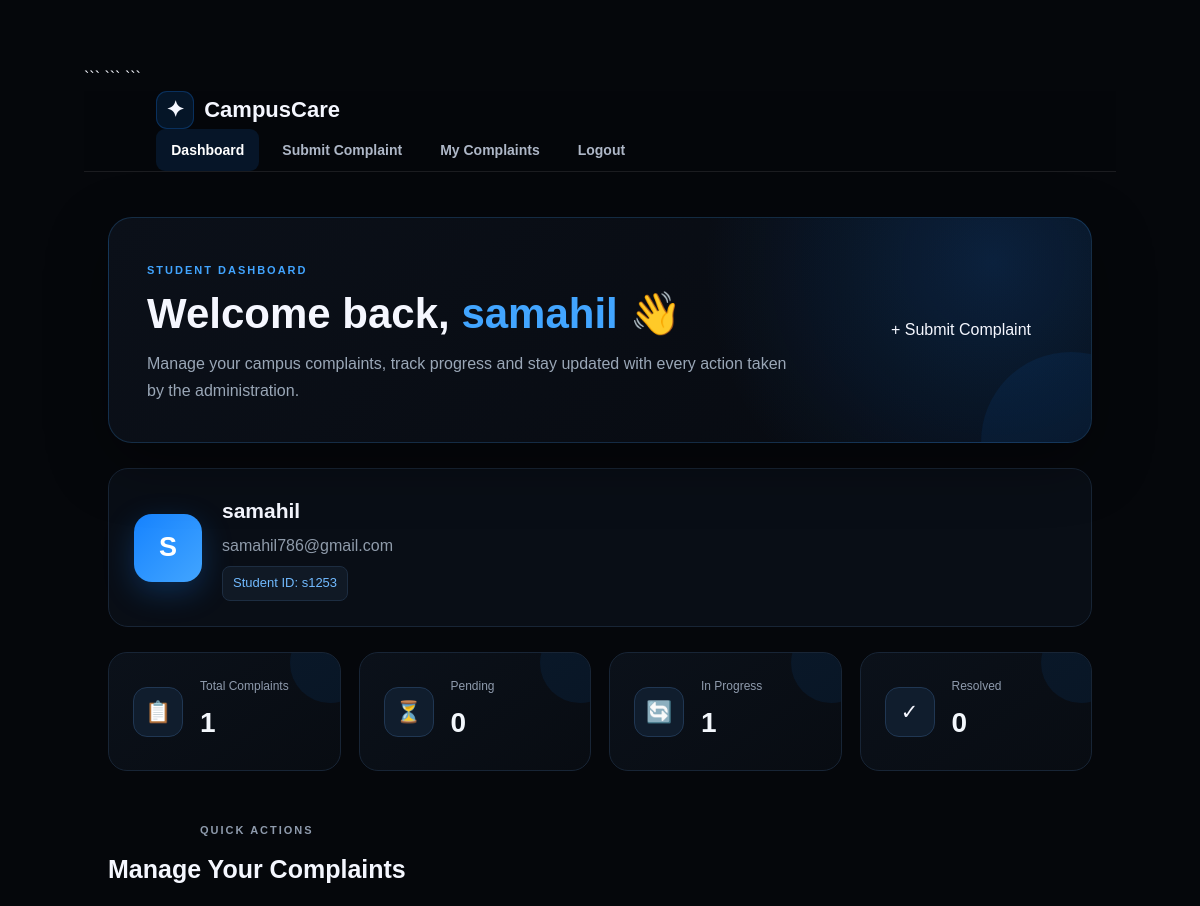
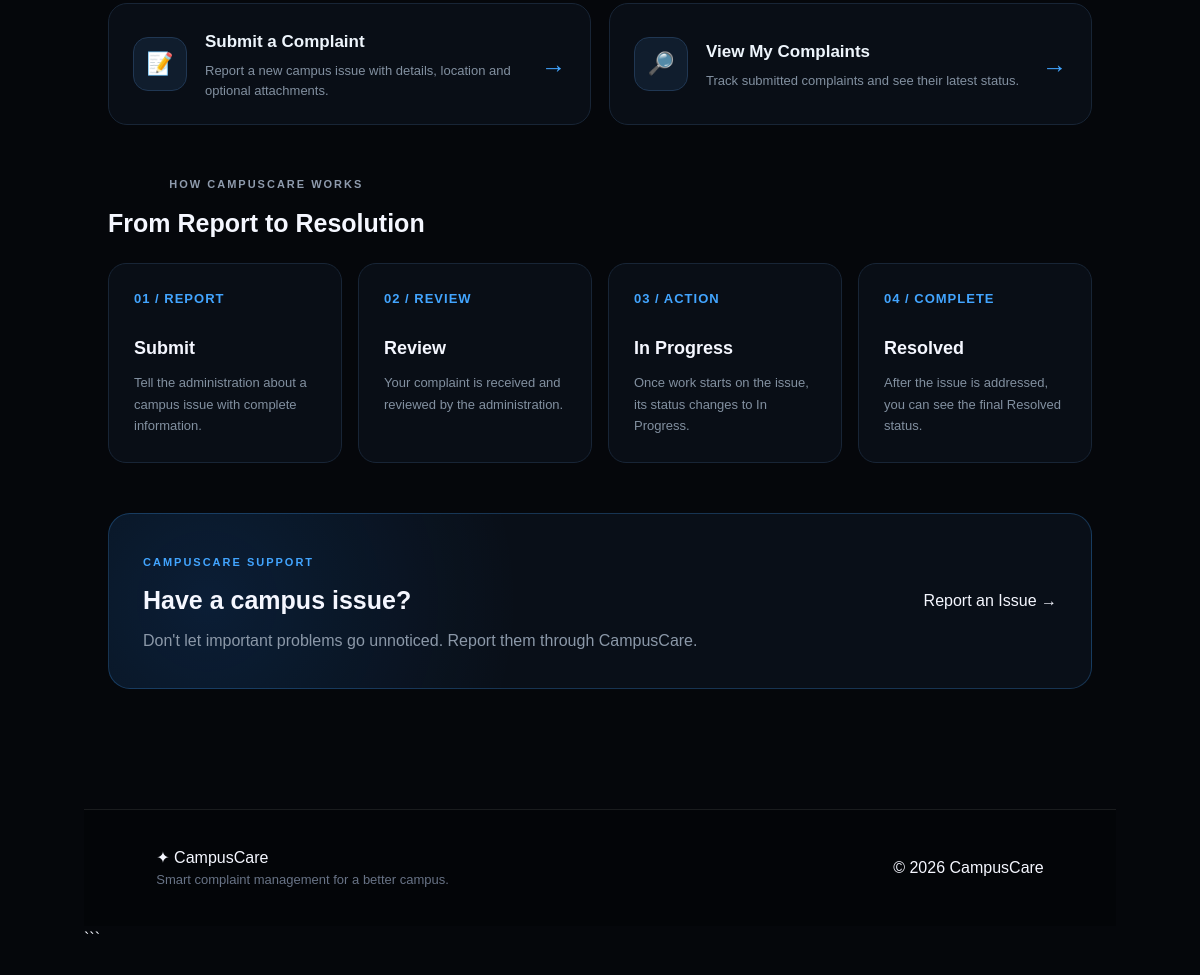
/dashboard (signed in), run on the app's committed database (2 pictures, top to bottom).
### tables this page shows
CREATE TABLE users (
            id INTEGER PRIMARY KEY AUTOINCREMENT,
            name TEXT NOT NULL,
            student_id TEXT,
            email TEXT UNIQUE NOT NULL,
            password TEXT NOT NULL
        );

### app.py (the view, shortened to what this page needs)
@app.route("/dashboard")
def dashboard():
    if "user_id" not in session:
        return redirect(url_for("login"))
    conn = get_db_connection()
    user = conn.execute(
        """
        SELECT
            id,
            name,
            student_id,
            email
        FROM users
        WHERE id = ?
        """,
        (session["user_id"],)
    ).fetchone()
    complaints = conn.execute(
        """
        SELECT status
        FROM complaints
        WHERE user_id = ?
        """,
        (session["user_id"],)
    ).fetchall()
    conn.close()
    total_complaints = len(complaints)
    pending_complaints = sum(
        1
        for complaint in complaints
        if complaint["status"] == "Pending"
    )
    in_progress_complaints = sum(
        1
        for complaint in complaints
        if complaint["status"] == "In Progress"
    )
    resolved_complaints = sum(
        1
        for complaint in complaints
        if complaint["status"] == "Resolved"
    )
    return render_template(
        "dashboard.html",
        user=user,
        total_complaints=total_complaints,
        pending_complaints=pending_complaints,
        in_progress_complaints=in_progress_complaints,
        resolved_complaints=resolved_complaints
    )

### app.py (called while the page is built)
def get_db_connection():
    conn = sqlite3.connect(DATABASE)
    conn.row_factory = sqlite3.Row
    return conn

### templates/dashboard.html (shortened to what this page needs)
<!DOCTYPE html>
<html lang="en">
<head>
<link rel="stylesheet" href="{{ url_for('static', filename='style.css') }}">
```
</head>
<body class="dashboard-page">
```
<nav class="navbar">
    <div class="nav-container">
        <a href="{{ url_for('home') }}" class="logo">
            <span class="logo-icon">✦</span>
            CampusCare
        </a>
        <div class="nav-links">
            <a href="{{ url_for('dashboard') }}" class="active">
                Dashboard
            </a>
            <a href="{{ url_for('submit_complaint') }}">
                Submit Complaint
            </a>
            <a href="{{ url_for('my_complaints') }}">
                My Complaints
            </a>
            <a href="{{ url_for('logout') }}" class="nav-logout">
                Logout
            </a>
        </div>
    </div>
</nav>
<main class="dashboard-container">
    <section class="dashboard-welcome">
        <div class="welcome-content">
            <p class="section-label">
                STUDENT DASHBOARD
            </p>
            <h1>
                Welcome back,
                <span>{{ user.name }}</span> 👋
            </h1>
            <p>
                Manage your campus complaints, track progress and
                stay updated with every action taken by the administration.
            </p>
        </div>
        <a href="{{ url_for('submit_complaint') }}"
           class="btn btn-primary welcome-button">
            + Submit Complaint
        </a>
    </section>
    <section class="student-info-card">
        <div class="student-avatar">
            {{ user.name[0]|upper }}
        </div>
        <div class="student-info">
            <h2>{{ user.name }}</h2>
            <p>{{ user.email }}</p>
            {% if user.student_id %}
                <span class="student-id">
                    Student ID: {{ user.student_id }}
                </span>
            {% endif %}
        </div>
    </section>
    <section class="dashboard-stats">
        <div class="stat-card">
            <div class="stat-icon">📋</div>
            <div>
                <span class="stat-label">
                    Total Complaints
                </span>
                <h2>
                    {{ total_complaints }}
                </h2>
            </div>
        </div>
        <div class="stat-card">
            <div class="stat-icon">⏳</div>
            <div>
                <span class="stat-label">
                    Pending
                </span>
                <h2>
                    {{ pending_complaints }}
                </h2>
            </div>
        </div>
        <div class="stat-card">
            <div class="stat-icon">🔄</div>
            <div>
                <span class="stat-label">
                    In Progress
                </span>
                <h2>
                    {{ in_progress_complaints }}
                </h2>
            </div>
        </div>
        <div class="stat-card">
            <div class="stat-icon">✓</div>
            <div>
                <span class="stat-label">
                    Resolved
                </span>
                <h2>
                    {{ resolved_complaints }}
                </h2>
            </div>
        </div>
    </section>
    <section class="dashboard-section">
        <div class="section-heading">
            <div>
                <p class="section-label">
                    QUICK ACTIONS
                </p>
                <h2>
                    Manage Your Complaints
                </h2>
            </div>
        </div>
        <div class="quick-actions">
            <a href="{{ url_for('submit_complaint') }}"
               class="action-card">
                <div class="action-icon">
                    📝
                </div>
                <div>
                    <h3>
                        Submit a Complaint
                    </h3>
                    <p>
                        Report a new campus issue with details,
                        location and optional attachments.
                    </p>
                </div>
                <span class="action-arrow">
                    →
                </span>
            </a>
            <a href="{{ url_for('my_complaints') }}"
               class="action-card">
                <div class="action-icon">
                    🔎
                </div>
                <div>
                    <h3>
                        View My Complaints
                    </h3>
                    <p>
                        Track submitted complaints and see their
                        latest status.
                    </p>
                </div>
                <span class="action-arrow">
                    →
                </span>
            </a>
        </div>
    </section>
    <section class="dashboard-section">
        <div class="section-heading">
            <div>
                <p class="section-label">
                    HOW CAMPUSCARE WORKS
                </p>
                <h2>
                    From Report to Resolution
                </h2>
            </div>
        </div>
        <div class="steps-grid">
            <div class="step-card">
                <div class="step-number">
                    01 / REPORT
                </div>
                <h3>
                    Submit
                </h3>
                <p>
                    Tell the administration about a campus
                    issue with complete information.
                </p>
            </div>
            <div class="step-card">
                <div class="step-number">
                    02 / REVIEW
                </div>
                <h3>
                    Review
                </h3>
                <p>
                    Your complaint is received and reviewed
                    by the administration.
                </p>
            </div>
            <div class="step-card">
                <div class="step-number">
                    03 / ACTION
                </div>
                <h3>
                    In Progress
                </h3>
                <p>
                    Once work starts on the issue, its status
                    changes to In Progress.
                </p>
            </div>
            <div class="step-card">
                <div class="step-number">
                    04 / COMPLETE
                </div>
                <h3>
                    Resolved
                </h3>
                <p>
                    After the issue is addressed, you can see
                    the final Resolved status.
                </p>
            </div>
        </div>
    </section>
    <section class="dashboard-cta">
        <div>
            <p class="section-label">
                CAMPUSCARE SUPPORT
            </p>
            <h2>
                Have a campus issue?
            </h2>
            <p>
                Don't let important problems go unnoticed.
                Report them through CampusCare.
            </p>
        </div>
        <a href="{{ url_for('submit_complaint') }}"
           class="btn btn-primary">
            Report an Issue →
        </a>
    </section>
</main>
<footer class="footer">
    <div class="footer-content">
        <div>
            <div class="footer-logo">
                <span>✦</span>
                CampusCare
            </div>
            <p>
                Smart complaint management for a better campus.
            </p>
        </div>
        <div class="footer-right">
            © 2026 CampusCare
        </div>
    </div>
</footer>
```
</body>
</html>

### static/style.css (style rules this page uses)
* { margin: 0; padding: 0; box-sizing: border-box; }
html { scroll-behavior: smooth; }
body { font-family: Arial, Helvetica, sans-serif; background: #05070b; color: #f5f7ff; line-height: 1.6; min-height: 100vh; }
a { text-decoration: none; color: inherit; }
:root { --blue: #1683ff; --blue-light: #42a5ff; --blue-dark: #0867d6; --bg: #05070b; --bg-secondary: #0a0e15; --card: #0d131d; --card-hover: #111a27; --border: rgba(255, 255, 255, 0.09); --text: #f5f7ff; --muted: #8f9bad; --green: #28d17c; --yellow: #ffbd4a; --red: #ff6262; }
.section-label { display: inline-block; color: var(--blue); font-size: 12px; font-weight: 700; letter-spacing: 2px; margin-bottom: 12px; }
.navbar { width: 100%; min-height: 75px; padding: 0 7%; display: flex; align-items: center; justify-content: space-between; background: rgba(5, 7, 11, 0.92); border-bottom: 1px solid var(--border); position: sticky; top: 0; z-index: 1000; backdrop-filter: blur(15px); }
.logo { display: flex; align-items: center; gap: 10px; font-size: 22px; font-weight: 800; }
.logo-icon { width: 38px; height: 38px; display: flex; align-items: center; justify-content: center; background: rgba(22, 131, 255, 0.12); border: 1px solid rgba(22, 131, 255, 0.25); border-radius: 11px; }
.nav-links { display: flex; align-items: center; gap: 8px; }
.nav-links a { padding: 10px 15px; border-radius: 9px; color: #aeb7c7; font-size: 14px; font-weight: 600; transition: 0.25s; }
.nav-links a:hover, .nav-links a.active { color: white; background: rgba(22, 131, 255, 0.12); }
.section-heading { text-align: center; margin-bottom: 45px; }
.section-heading h2 { font-size: 38px; margin-bottom: 12px; }
.section-heading p { color: var(--muted); }
.dashboard-page { padding: 65px 7%; min-height: calc(100vh - 75px); }
.stat-card { display: flex; align-items: center; gap: 16px; padding: 22px; background: var(--card); border: 1px solid var(--border); border-radius: 16px; }
.stat-icon { width: 48px; height: 48px; display: flex; align-items: center; justify-content: center; border-radius: 13px; background: rgba(22, 131, 255, 0.1); font-size: 21px; }
.stat-card span { display: block; color: var(--muted); font-size: 12px; }
.stat-card h2 { font-size: 28px; margin-top: 2px; }
.quick-actions { display: grid; grid-template-columns: repeat(2, 1fr); gap: 20px; }
.action-card { padding: 28px; background: var(--card); border: 1px solid var(--border); border-radius: 18px; transition: 0.3s; }
footer { margin-top: 50px; padding: 35px 7%; background: #030508; border-top: 1px solid var(--border); }
.footer-content { display: flex; align-items: center; justify-content: space-between; gap: 20px; }
.footer-content p { color: #687386; font-size: 13px; }

### data on the page
users: name "samahil", name "S", email "samahil786@gmail.com", student_id "s1253"

### other printed values
{{ total_complaints }} "1"
{{ pending_complaints }} "0"
{{ in_progress_complaints }} "1"
{{ resolved_complaints }} "0"
